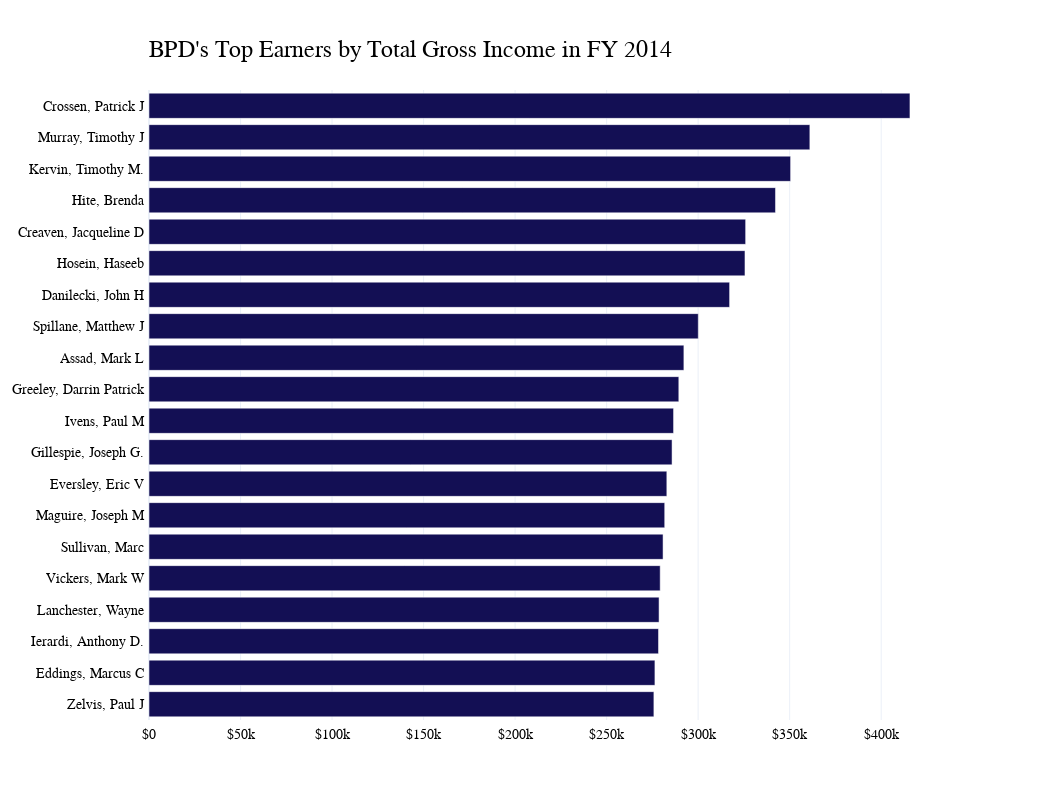

Source (notebook cell):
### Code cell
fig = px.bar(top14_20, x='TOTAL EARNINGS', y='NAME', color='NAME', orientation='h', title='<b>2014 Top Earners<b>', color_discrete_sequence=['#130F54'])
# bold the title

fig.update_layout(xaxis_title='', yaxis_title='')
# remove the namme roll on the right side of the plot
fig.update_layout(showlegend=False)
fig.update_layout(font_family="GT America Bold")
# change the frount of thing other than title to GT-America-Standard-regular

fig.update_layout(font=dict(family="GT America", size=12, color="#000000"))

# Aesthetic customizations
fig.update_layout(
    plot_bgcolor='rgba(0,0,0,0)',
    font_family="GT America",
    font_color="black",
    font_size=14,
    xaxis_title=None,
    yaxis_title=None,
    xaxis_tickprefix = '$',
    margin=dict(
        l=100,
        r=100,
        b=80,
        t=90,
        pad=4
    ),
    height=800,
    width=1050
)

# Customize title!
fig.update_layout(
    title=go.layout.Title(
        text="BPD's Top Earners by Total Gross Income in FY 2014",
        xref="paper",
        x=0,
        y=.95,
        font_family="GT America Bold",
        font_size=24
    )
)
fig.show()

### Figure 1 — Plotly figure (JSON) as saved in the notebook; plotly's stock layout.template omitted (floating-point values rounded to 4 significant figures)
{"data": [{"alignmentgroup": "True", "hovertemplate": "NAME=%{y}<br>TOTAL EARNINGS=%{x}<extra></extra>", "legendgroup": "Crossen, Patrick J", "marker": {"color": "#130F54", "pattern": {"shape": ""}}, "name": "Crossen, Patrick J", "offsetgroup": "Crossen, Patrick J", "orientation": "h", "showlegend": true, "textposition": "auto", "type": "bar", "x": [415700.0], "xaxis": "x", "y": ["Crossen, Patrick J"], "yaxis": "y"}, {"alignmentgroup": "True", "hovertemplate": "NAME=%{y}<br>TOTAL EARNINGS=%{x}<extra></extra>", "legendgroup": "Murray, Timothy J", "marker": {"color": "#130F54", "pattern": {"shape": ""}}, "name": "Murray, Timothy J", "offsetgroup": "Murray, Timothy J", "orientation": "h", "showlegend": true, "textposition": "auto", "type": "bar", "x": [361000.0], "xaxis": "x", "y": ["Murray, Timothy J"], "yaxis": "y"}, {"alignmentgroup": "True", "hovertemplate": "NAME=%{y}<br>TOTAL EARNINGS=%{x}<extra></extra>", "legendgroup": "Kervin, Timothy M.", "marker": {"color": "#130F54", "pattern": {"shape": ""}}, "name": "Kervin, Timothy M.", "offsetgroup": "Kervin, Timothy M.", "orientation": "h", "showlegend": true, "textposition": "auto", "type": "bar", "x": [350500.0], "xaxis": "x", "y": ["Kervin, Timothy M."], "yaxis": "y"}, {"alignmentgroup": "True", "hovertemplate": "NAME=%{y}<br>TOTAL EARNINGS=%{x}<extra></extra>", "legendgroup": "Hite, Brenda", "marker": {"color": "#130F54", "pattern": {"shape": ""}}, "name": "Hite, Brenda", "offsetgroup": "Hite, Brenda", "orientation": "h", "showlegend": true, "textposition": "auto", "type": "bar", "x": [342200.0], "xaxis": "x", "y": ["Hite, Brenda"], "yaxis": "y"}, {"alignmentgroup": "True", "hovertemplate": "NAME=%{y}<br>TOTAL EARNINGS=%{x}<extra></extra>", "legendgroup": "Creaven, Jacqueline D", "marker": {"color": "#130F54", "pattern": {"shape": ""}}, "name": "Creaven, Jacqueline D", "offsetgroup": "Creaven, Jacqueline D", "orientation": "h", "showlegend": true, "textposition": "auto", "type": "bar", "x": [325900.0], "xaxis": "x", "y": ["Creaven, Jacqueline D"], "yaxis": "y"}, {"alignmentgroup": "True", "hovertemplate": "NAME=%{y}<br>TOTAL EARNINGS=%{x}<extra></extra>", "legendgroup": "Hosein, Haseeb", "marker": {"color": "#130F54", "pattern": {"shape": ""}}, "name": "Hosein, Haseeb", "offsetgroup": "Hosein, Haseeb", "orientation": "h", "showlegend": true, "textposition": "auto", "type": "bar", "x": [325600.0], "xaxis": "x", "y": ["Hosein, Haseeb"], "yaxis": "y"}, {"alignmentgroup": "True", "hovertemplate": "NAME=%{y}<br>TOTAL EARNINGS=%{x}<extra></extra>", "legendgroup": "Danilecki, John H", "marker": {"color": "#130F54", "pattern": {"shape": ""}}, "name": "Danilecki, John H", "offsetgroup": "Danilecki, John H", "orientation": "h", "showlegend": true, "textposition": "auto", "type": "bar", "x": [317200.0], "xaxis": "x", "y": ["Danilecki, John H"], "yaxis": "y"}, {"alignmentgroup": "True", "hovertemplate": "NAME=%{y}<br>TOTAL EARNINGS=%{x}<extra></extra>", "legendgroup": "Spillane, Matthew J", "marker": {"color": "#130F54", "pattern": {"shape": ""}}, "name": "Spillane, Matthew J", "offsetgroup": "Spillane, Matthew J", "orientation": "h", "showlegend": true, "textposition": "auto", "type": "bar", "x": [300100.0], "xaxis": "x", "y": ["Spillane, Matthew J"], "yaxis": "y"}, {"alignmentgroup": "True", "hovertemplate": "NAME=%{y}<br>TOTAL EARNINGS=%{x}<extra></extra>", "legendgroup": "Assad, Mark L", "marker": {"color": "#130F54", "pattern": {"shape": ""}}, "name": "Assad, Mark L", "offsetgroup": "Assad, Mark L", "orientation": "h", "showlegend": true, "textposition": "auto", "type": "bar", "x": [292200.0], "xaxis": "x", "y": ["Assad, Mark L"], "yaxis": "y"}, {"alignmentgroup": "True", "hovertemplate": "NAME=%{y}<br>TOTAL EARNINGS=%{x}<extra></extra>", "legendgroup": "Greeley, Darrin Patrick", "marker": {"color": "#130F54", "pattern": {"shape": ""}}, "name": "Greeley, Darrin Patrick", "offsetgroup": "Greeley, Darrin Patrick", "orientation": "h", "showlegend": true, "textposition": "auto", "type": "bar", "x": [289400.0], "xaxis": "x", "y": ["Greeley, Darrin Patrick"], "yaxis": "y"}, {"alignmentgroup": "True", "hovertemplate": "NAME=%{y}<br>TOTAL EARNINGS=%{x}<extra></extra>", "legendgroup": "Ivens, Paul M", "marker": {"color": "#130F54", "pattern": {"shape": ""}}, "name": "Ivens, Paul M", "offsetgroup": "Ivens, Paul M", "orientation": "h", "showlegend": true, "textposition": "auto", "type": "bar", "x": [286600.0], "xaxis": "x", "y": ["Ivens, Paul M"], "yaxis": "y"}, {"alignmentgroup": "True", "hovertemplate": "NAME=%{y}<br>TOTAL EARNINGS=%{x}<extra></extra>", "legendgroup": "Gillespie, Joseph G.", "marker": {"color": "#130F54", "pattern": {"shape": ""}}, "name": "Gillespie, Joseph G.", "offsetgroup": "Gillespie, Joseph G.", "orientation": "h", "showlegend": true, "textposition": "auto", "type": "bar", "x": [285700.0], "xaxis": "x", "y": ["Gillespie, Joseph G."], "yaxis": "y"}, {"alignmentgroup": "True", "hovertemplate": "NAME=%{y}<br>TOTAL EARNINGS=%{x}<extra></extra>", "legendgroup": "Eversley, Eric V", "marker": {"color": "#130F54", "pattern": {"shape": ""}}, "name": "Eversley, Eric V", "offsetgroup": "Eversley, Eric V", "orientation": "h", "showlegend": true, "textposition": "auto", "type": "bar", "x": [282900.0], "xaxis": "x", "y": ["Eversley, Eric V"], "yaxis": "y"}, {"alignmentgroup": "True", "hovertemplate": "NAME=%{y}<br>TOTAL EARNINGS=%{x}<extra></extra>", "legendgroup": "Maguire, Joseph M", "marker": {"color": "#130F54", "pattern": {"shape": ""}}, "name": "Maguire, Joseph M", "offsetgroup": "Maguire, Joseph M", "orientation": "h", "showlegend": true, "textposition": "auto", "type": "bar", "x": [281700.0], "xaxis": "x", "y": ["Maguire, Joseph M"], "yaxis": "y"}, {"alignmentgroup": "True", "hovertemplate": "NAME=%{y}<br>TOTAL EARNINGS=%{x}<extra></extra>", "legendgroup": "Sullivan, Marc", "marker": {"color": "#130F54", "pattern": {"shape": ""}}, "name": "Sullivan, Marc", "offsetgroup": "Sullivan, Marc", "orientation": "h", "showlegend": true, "textposition": "auto", "type": "bar", "x": [280800.0], "xaxis": "x", "y": ["Sullivan, Marc"], "yaxis": "y"}, {"alignmentgroup": "True", "hovertemplate": "NAME=%{y}<br>TOTAL EARNINGS=%{x}<extra></extra>", "legendgroup": "Vickers, Mark W", "marker": {"color": "#130F54", "pattern": {"shape": ""}}, "name": "Vickers, Mark W", "offsetgroup": "Vickers, Mark W", "orientation": "h", "showlegend": true, "textposition": "auto", "type": "bar", "x": [279300.0], "xaxis": "x", "y": ["Vickers, Mark W"], "yaxis": "y"}, {"alignmentgroup": "True", "hovertemplate": "NAME=%{y}<br>TOTAL EARNINGS=%{x}<extra></extra>", "legendgroup": "Lanchester, Wayne", "marker": {"color": "#130F54", "pattern": {"shape": ""}}, "name": "Lanchester, Wayne", "offsetgroup": "Lanchester, Wayne", "orientation": "h", "showlegend": true, "textposition": "auto", "type": "bar", "x": [278600.0], "xaxis": "x", "y": ["Lanchester, Wayne"], "yaxis": "y"}, {"alignmentgroup": "True", "hovertemplate": "NAME=%{y}<br>TOTAL EARNINGS=%{x}<extra></extra>", "legendgroup": "Ierardi, Anthony D.", "marker": {"color": "#130F54", "pattern": {"shape": ""}}, "name": "Ierardi, Anthony D.", "offsetgroup": "Ierardi, Anthony D.", "orientation": "h", "showlegend": true, "textposition": "auto", "type": "bar", "x": [278300.0], "xaxis": "x", "y": ["Ierardi, Anthony D."], "yaxis": "y"}, {"alignmentgroup": "True", "hovertemplate": "NAME=%{y}<br>TOTAL EARNINGS=%{x}<extra></extra>", "legendgroup": "Eddings, Marcus C", "marker": {"color": "#130F54", "pattern": {"shape": ""}}, "name": "Eddings, Marcus C", "offsetgroup": "Eddings, Marcus C", "orientation": "h", "showlegend": true, "textposition": "auto", "type": "bar", "x": [276400.0], "xaxis": "x", "y": ["Eddings, Marcus C"], "yaxis": "y"}, {"alignmentgroup": "True", "hovertemplate": "NAME=%{y}<br>TOTAL EARNINGS=%{x}<extra></extra>", "legendgroup": "Zelvis, Paul J", "marker": {"color": "#130F54", "pattern": {"shape": ""}}, "name": "Zelvis, Paul J", "offsetgroup": "Zelvis, Paul J", "orientation": "h", "showlegend": true, "textposition": "auto", "type": "bar", "x": [275800.0], "xaxis": "x", "y": ["Zelvis, Paul J"], "yaxis": "y"}], "layout": {"barmode": "relative", "font": {"color": "black", "family": "GT America", "size": 14}, "height": 800, "legend": {"title": {"text": "NAME"}, "tracegroupgap": 0}, "margin": {"b": 80, "l": 100, "pad": 4, "r": 100, "t": 90}, "plot_bgcolor": "rgba(0,0,0,0)", "showlegend": false, "title": {"font": {"family": "GT America Bold", "size": 24}, "text": "BPD's Top Earners by Total Gross Income in FY 2014", "x": 0, "xref": "paper", "y": 0.95}, "width": 1050, "xaxis": {"anchor": "y", "domain": [0, 1], "tickprefix": "$", "title": {}}, "yaxis": {"anchor": "x", "categoryarray": ["Zelvis, Paul J", "Eddings, Marcus C", "Ierardi, Anthony D.", "Lanchester, Wayne", "Vickers, Mark W", "Sullivan, Marc", "Maguire, Joseph M", "Eversley, Eric V", "Gillespie, Joseph G.", "Ivens, Paul M", "Greeley, Darrin Patrick", "Assad, Mark L", "Spillane, Matthew J", "Danilecki, John H", "Hosein, Haseeb", "Creaven, Jacqueline D", "Hite, Brenda", "Kervin, Timothy M.", "Murray, Timothy J", "Crossen, Patrick J"], "categoryorder": "array", "domain": [0, 1], "title": {}}}}
